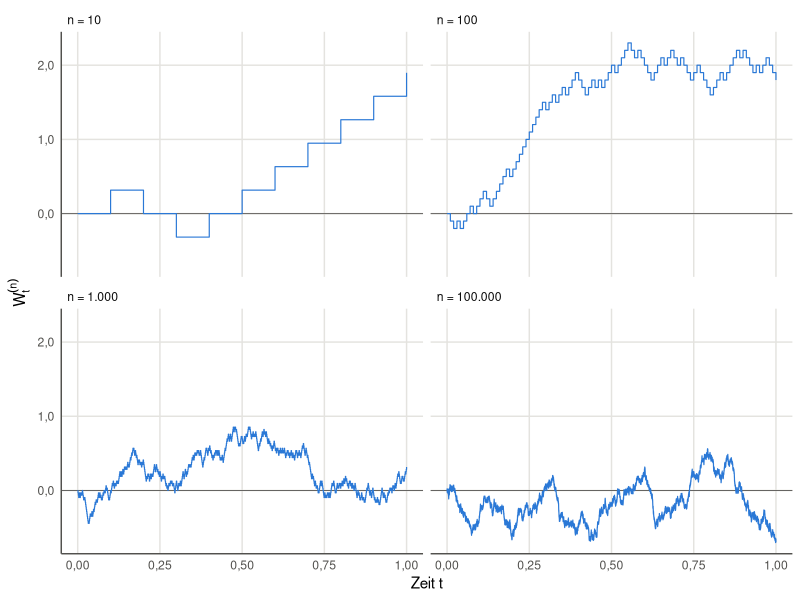
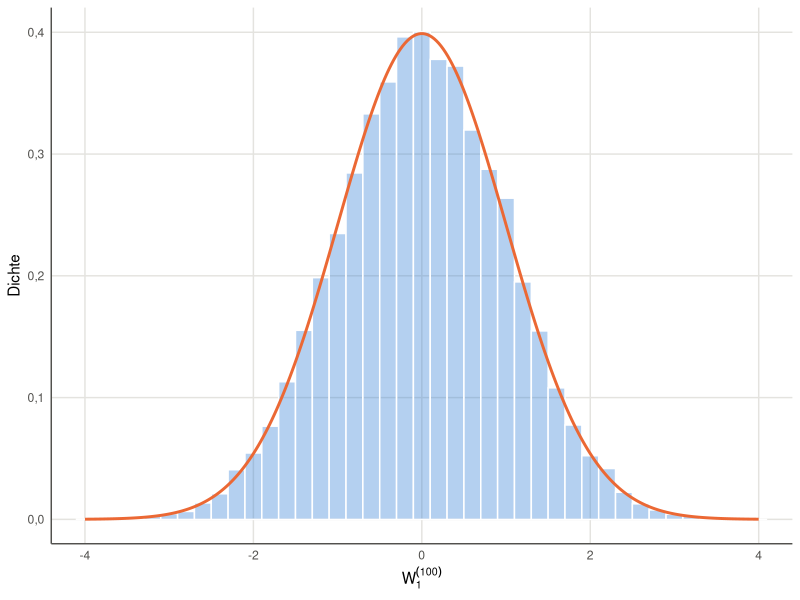
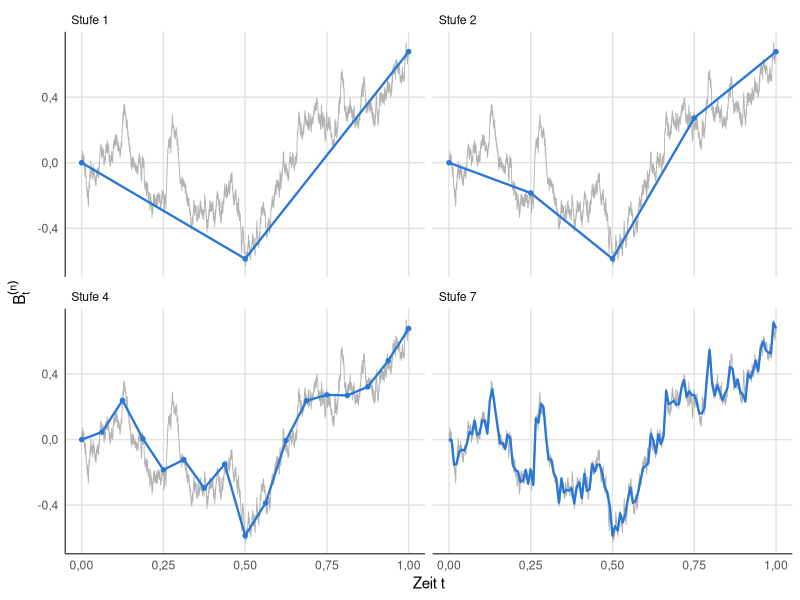
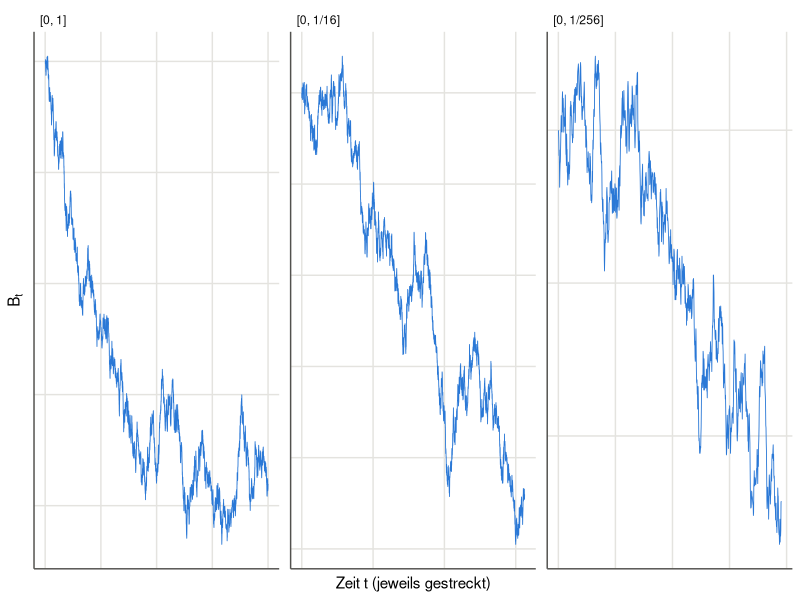
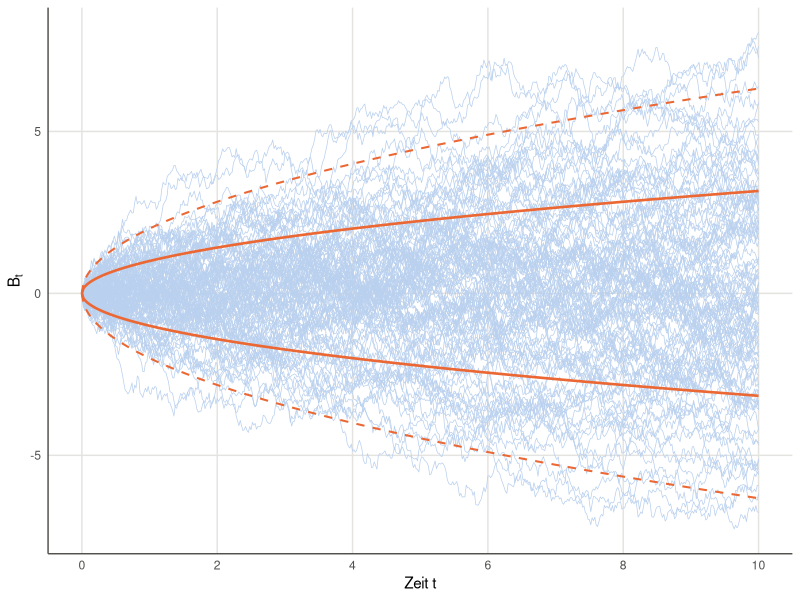
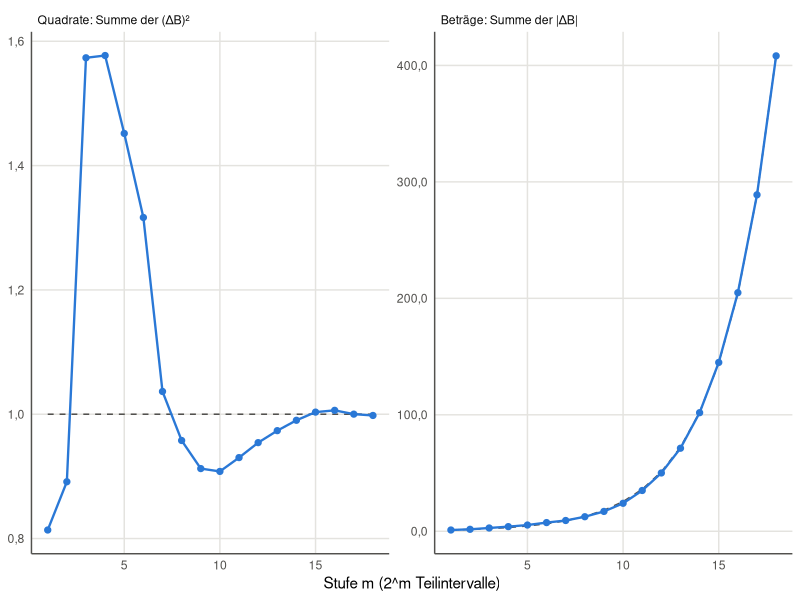
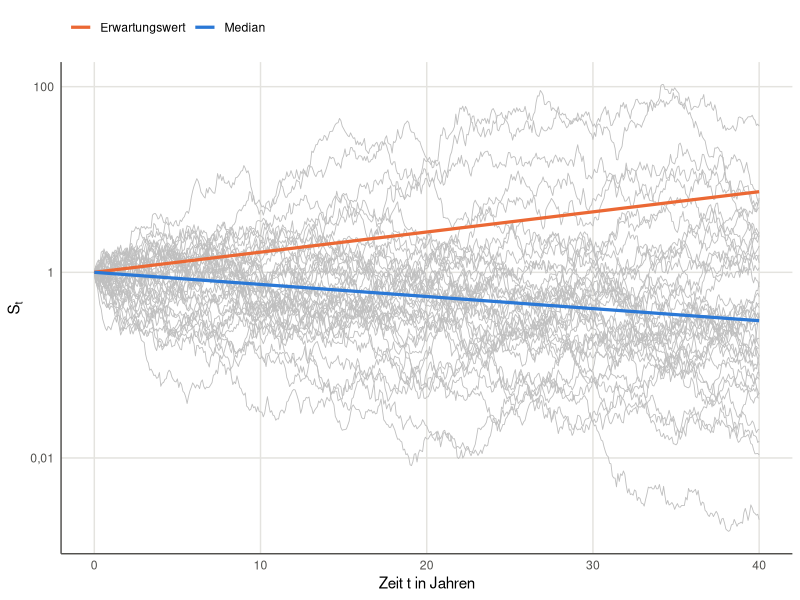

Source code (R) for these figures, in order:
## ---- chunk 1
#| label: setup
#| include: false
library(ggplot2)
set.seed(1827)

# Farben (feste Reihenfolge, wie auf der Kelly-Seite)
pal   <- c("#2a78d6", "#eb6834", "#1baf7a", "#eda100")
INK   <- "#0b0b0b"
MUTED <- "#52514e"

theme_set(
  theme_minimal(base_size = 11) +
    theme(panel.grid.minor = element_blank(),
          panel.grid.major = element_line(colour = "#e4e3df"),
          axis.line = element_line(colour = MUTED),
          axis.text = element_text(colour = MUTED),
          strip.text = element_text(colour = INK, hjust = 0),
          legend.position = "top",
          legend.justification = "left",
          legend.title = element_blank())
)

# Zahl mit deutschem Dezimalkomma
de <- function(x, digits = 2) formatC(x, format = "f", digits = digits, decimal.mark = ",")

# Brownsche Bewegung auf dem Gitter 0, h, 2h, ..., n h (siehe Beispiel "Simulation")
bb <- function(n, h) c(0, cumsum(sqrt(h) * rnorm(n)))
## ---- chunk 2
#| label: fig-skalierung
#| fig-cap: "Reskalierte Irrfahrt $W^{(n)}$ auf $[0, 1]$ für wachsendes $n$. Für kleine $n$ sieht man die einzelnen Schritte, für große $n$ entsteht eine raue, stetig wirkende Kurve."
#| fig-width: 7.5
#| fig-height: 5
label_n <- function(n) paste("n =", formatC(n, format = "d", big.mark = ".", decimal.mark = ","))
skaliert <- function(n) {
  Z <- sample(c(-1, 1), n, replace = TRUE)
  data.frame(t = (0:n) / n, W = c(0, cumsum(Z)) / sqrt(n), n = label_n(n))
}
ns <- c(10, 100, 1000, 100000)
df <- do.call(rbind, lapply(ns, skaliert))
df$n <- factor(df$n, levels = label_n(ns))

ggplot(df, aes(t, W)) +
  geom_hline(yintercept = 0, colour = MUTED, linewidth = 0.3) +
  geom_step(colour = pal[1], linewidth = 0.4) +
  facet_wrap(~ n, ncol = 2) +
  scale_x_continuous(breaks = seq(0, 1, by = 0.25), labels = function(v) de(v, 2)) +
  scale_y_continuous(labels = function(v) de(v, 1)) +
  labs(x = "Zeit t", y = expression(W[t]^{(n)}))
## ---- chunk 3
#| label: fig-zgs
#| fig-cap: "Verteilung von $W^{(100)}_1 = X_{100}/10$ aus 20.000 Simulationen (Balken) und die Dichte von $N(0,1)$ (Linie). Die Werte von $W^{(100)}_1$ liegen auf dem Gitter $\\{-10; -9{,}8; \\dots; 10\\}$, darum die Balkenbreite $0{,}2$."
#| fig-width: 7.5
#| fig-height: 3.8
n <- 100
X_n <- 2 * rbinom(20000, n, 0.5) - n   # X_n = 2 * (#Schritte nach oben) - n
df <- data.frame(W = X_n / sqrt(n))
dichte <- data.frame(x = seq(-4, 4, length.out = 300))
dichte$y <- dnorm(dichte$x)

ggplot(df, aes(W)) +
  geom_histogram(aes(y = after_stat(density)), binwidth = 0.2, center = 0,
                 fill = pal[1], alpha = 0.35, colour = "white") +
  geom_line(data = dichte, aes(x, y), colour = pal[2], linewidth = 1) +
  coord_cartesian(xlim = c(-4, 4)) +
  scale_x_continuous(labels = function(v) de(v, 0)) +
  scale_y_continuous(labels = function(v) de(v, 1)) +
  labs(x = expression(W[1]^{(100)}), y = "Dichte")
## ---- chunk 4
#| label: viertel
xi1 <- rnorm(1e6); xi2 <- rnorm(1e6)
p_sim <- mean(xi1 > 0 & xi1 + xi2 > 0)
## ---- chunk 5
#| label: fig-levy
#| fig-cap: "Lévy-Konstruktion: die Stufen $B^{(1)}$, $B^{(2)}$, $B^{(4)}$ und $B^{(7)}$ (blau) eines Pfades, jeweils vor dem Grenzpfad (Stufe 14, grau). Jede Stufe behält alle alten Punkte und fügt in der Mitte zufällige Knicke ein, die mit jeder Stufe um den Faktor $1/\\sqrt 2$ kleiner werden."
#| fig-width: 7.5
#| fig-height: 5
levy <- function(N) {
  B <- c(0, rnorm(1))                    # Stufe 0: Werte auf D_0 = {0, 1}
  stufen <- list(data.frame(t = c(0, 1), B = B, stufe = 0))
  for (n in 0:(N - 1)) {
    links  <- head(B, -1); rechts <- tail(B, -1)
    mitte  <- (links + rechts) / 2 + 2^(-(n + 2) / 2) * rnorm(length(links))
    neu <- numeric(2 * length(B) - 1)
    neu[seq(1, length(neu), by = 2)] <- B       # alte Punkte bleiben
    neu[seq(2, length(neu), by = 2)] <- mitte   # neue Mittelpunkte
    B <- neu
    stufen[[n + 2]] <- data.frame(t = seq(0, 1, length.out = length(B)), B = B, stufe = n + 1)
  }
  do.call(rbind, stufen)
}
L <- levy(14)
zeige <- c(1, 2, 4, 7)
grenz <- subset(L, stufe == 14)
df <- subset(L, stufe %in% zeige)
df$panel <- factor(paste("Stufe", df$stufe), levels = paste("Stufe", zeige))
hinter <- do.call(rbind, lapply(levels(df$panel), function(p) cbind(grenz, panel = p)))
hinter$panel <- factor(hinter$panel, levels = levels(df$panel))

ggplot(df, aes(t, B)) +
  geom_line(data = hinter, colour = "grey70", linewidth = 0.3) +
  geom_line(colour = pal[1], linewidth = 0.8) +
  geom_point(colour = pal[1], size = 1.2, data = subset(df, stufe <= 4)) +
  facet_wrap(~ panel, ncol = 2) +
  scale_x_continuous(labels = function(v) de(v, 2)) +
  scale_y_continuous(labels = function(v) de(v, 1)) +
  labs(x = "Zeit t", y = expression(B[t]^{(n)}))
## ---- chunk 6
#| label: fig-zoom
#| fig-cap: "Ein Pfad auf $[0, 1]$, auf $[0, 1/16]$ und auf $[0, 1/256]$. Die Zeitachse wird jedes Mal um den Faktor 16 gestreckt, die Werteachse nur um den Faktor $\\sqrt{16} = 4$. Die drei Bilder sind statistisch nicht zu unterscheiden."
#| fig-width: 7.5
#| fig-height: 3
N <- 2^18
B <- bb(N, 1 / N)
t <- (0:N) / N
ausschnitt <- function(Tmax, label, duenn) {
  idx <- which(t <= Tmax)
  idx <- idx[seq(1, length(idx), by = duenn)]
  data.frame(t = t[idx], B = B[idx], panel = label)
}
df <- rbind(ausschnitt(1, "[0, 1]", 64),
            ausschnitt(1 / 16, "[0, 1/16]", 4),
            ausschnitt(1 / 256, "[0, 1/256]", 1))
df$panel <- factor(df$panel, levels = c("[0, 1]", "[0, 1/16]", "[0, 1/256]"))

ggplot(df, aes(t, B)) +
  geom_line(colour = pal[1], linewidth = 0.3) +
  facet_wrap(~ panel, scales = "free") +
  scale_x_continuous(labels = NULL) +
  scale_y_continuous(labels = NULL) +
  labs(x = "Zeit t (jeweils gestreckt)", y = expression(B[t]))
## ---- chunk 7
#| label: ruin
ruin <- function(a, b, m = 4000, h = 1e-3) {
  B <- numeric(m); Tex <- rep(NA_real_, m); unten <- logical(m)
  aktiv <- rep(TRUE, m); k <- 0
  while (any(aktiv)) {
    k <- k + 1
    B[aktiv] <- B[aktiv] + sqrt(h) * rnorm(sum(aktiv))
    raus <- aktiv & (B <= -a | B >= b)
    Tex[raus] <- k * h
    unten[raus] <- B[raus] <= -a
    aktiv <- aktiv & !raus
  }
  c(p = mean(unten), ET = mean(Tex))
}
faelle <- data.frame(a = c(1, 1, 2, 1), b = c(1, 2, 1, 3))
sim <- t(mapply(ruin, faelle$a, faelle$b))
tab <- data.frame(
  `a` = de(faelle$a, 0), `b` = de(faelle$b, 0),
  `P(B_T = -a) simuliert` = de(sim[, "p"], 3),
  `b/(a+b)` = de(faelle$b / (faelle$a + faelle$b), 3),
  `E[T] simuliert` = de(sim[, "ET"], 2),
  `ab` = de(faelle$a * faelle$b, 2),
  check.names = FALSE)
## ---- chunk 8
#| label: tbl-ruin
#| echo: false
knitr::kable(tab, align = "rrrrrr")
## ---- chunk 9
#| label: fig-huelle
#| fig-cap: "120 Pfade auf $[0, 10]$ mit den Kurven $\\pm\\sqrt t$ (durchgezogen) und $\\pm 2\\sqrt t$ (gestrichelt). Zu jedem festen Zeitpunkt liegen etwa 68 % der Pfade innerhalb von $\\pm\\sqrt t$ und etwa 95 % innerhalb von $\\pm 2\\sqrt t$."
#| fig-width: 7.5
#| fig-height: 4.2
h <- 0.02; n <- 500; m <- 120
t <- (0:n) * h
pfade <- do.call(rbind, lapply(1:m, function(i) data.frame(t = t, B = bb(n, h), pfad = i)))
huelle <- data.frame(t = t, s1 = sqrt(t), s2 = 2 * sqrt(t))

ggplot(pfade, aes(t, B, group = pfad)) +
  geom_line(colour = "#b9d0ee", linewidth = 0.25) +
  geom_line(data = huelle, aes(t, s1), inherit.aes = FALSE, colour = pal[2], linewidth = 0.9) +
  geom_line(data = huelle, aes(t, -s1), inherit.aes = FALSE, colour = pal[2], linewidth = 0.9) +
  geom_line(data = huelle, aes(t, s2), inherit.aes = FALSE, colour = pal[2], linewidth = 0.7, linetype = "dashed") +
  geom_line(data = huelle, aes(t, -s2), inherit.aes = FALSE, colour = pal[2], linewidth = 0.7, linetype = "dashed") +
  scale_x_continuous(breaks = seq(0, 10, by = 2), labels = function(v) de(v, 0)) +
  scale_y_continuous(labels = function(v) de(v, 0)) +
  labs(x = "Zeit t", y = expression(B[t]))
## ---- chunk 10
#| label: fig-qv
#| fig-cap: "Ein Pfad auf $[0, 1]$, ausgewertet auf den dyadischen Zerlegungen $\\Pi_m$ mit $2^m$ Teilintervallen. Links: Die Summe der quadrierten Zuwächse geht gegen $t = 1$. Rechts: Die Summe der Beträge wächst wie $\\sqrt{2/\\pi}\\cdot 2^{m/2}$ (gestrichelt) ohne Schranke."
#| fig-width: 7.5
#| fig-height: 3.6
M <- 18
B <- bb(2^M, 2^-M)
ms <- 1:M
werte <- t(sapply(ms, function(m) {
  d <- diff(B[seq(1, 2^M + 1, by = 2^(M - m))])
  c(Q = sum(d^2), V = sum(abs(d)))
}))
df <- rbind(
  data.frame(m = ms, wert = werte[, "Q"], ref = 1, panel = "Quadrate: Summe der (ΔB)²"),
  data.frame(m = ms, wert = werte[, "V"], ref = sqrt(2 / pi) * 2^(ms / 2), panel = "Beträge: Summe der |ΔB|"))
df$panel <- factor(df$panel, levels = unique(df$panel))

ggplot(df, aes(m, wert)) +
  geom_line(aes(y = ref), colour = MUTED, linetype = "dashed") +
  geom_line(colour = pal[1], linewidth = 0.8) +
  geom_point(colour = pal[1], size = 1.8) +
  facet_wrap(~ panel, scales = "free_y") +
  scale_y_continuous(labels = function(v) de(v, 1)) +
  labs(x = "Stufe m (2^m Teilintervalle)", y = NULL)
## ---- chunk 11
#| label: fig-gbm
#| fig-cap: "Geometrische Brownsche Bewegung mit $\\mu = 5\\,\\%$, $\\sigma = 40\\,\\%$, $S_0 = 1$ über 40 Jahre (logarithmische Achse). Grau: 40 simulierte Pfade. Orange: $E[S_t] = e^{\\mu t}$ wächst. Blau: Der Median $e^{(\\mu - \\sigma^2/2)t}$ fällt, weil $\\mu < \\sigma^2/2$."
#| fig-width: 7.5
#| fig-height: 4.2
mu <- 0.05; sigma <- 0.40; h <- 1 / 12; n <- 40 * 12
t <- (0:n) * h
pfade <- do.call(rbind, lapply(1:40, function(i)
  data.frame(t = t, S = exp(sigma * bb(n, h) + (mu - sigma^2 / 2) * t), pfad = i)))
kurven <- rbind(
  data.frame(t = t, S = exp(mu * t), was = "Erwartungswert"),
  data.frame(t = t, S = exp((mu - sigma^2 / 2) * t), was = "Median"))

ggplot(pfade, aes(t, S)) +
  geom_line(aes(group = pfad), colour = "grey75", linewidth = 0.3) +
  geom_line(data = kurven, aes(colour = was), linewidth = 1.1) +
  scale_colour_manual(values = c(Erwartungswert = pal[2], Median = pal[1])) +
  scale_y_log10(labels = function(v) formatC(v, format = "g", decimal.mark = ",")) +
  labs(x = "Zeit t in Jahren", y = expression(S[t]))
## ---- chunk 12
#| label: gbm-anteil
S40 <- exp(sigma * sqrt(40) * rnorm(1e5) + (mu - sigma^2 / 2) * 40)
anteil <- mean(S40 < 1)
